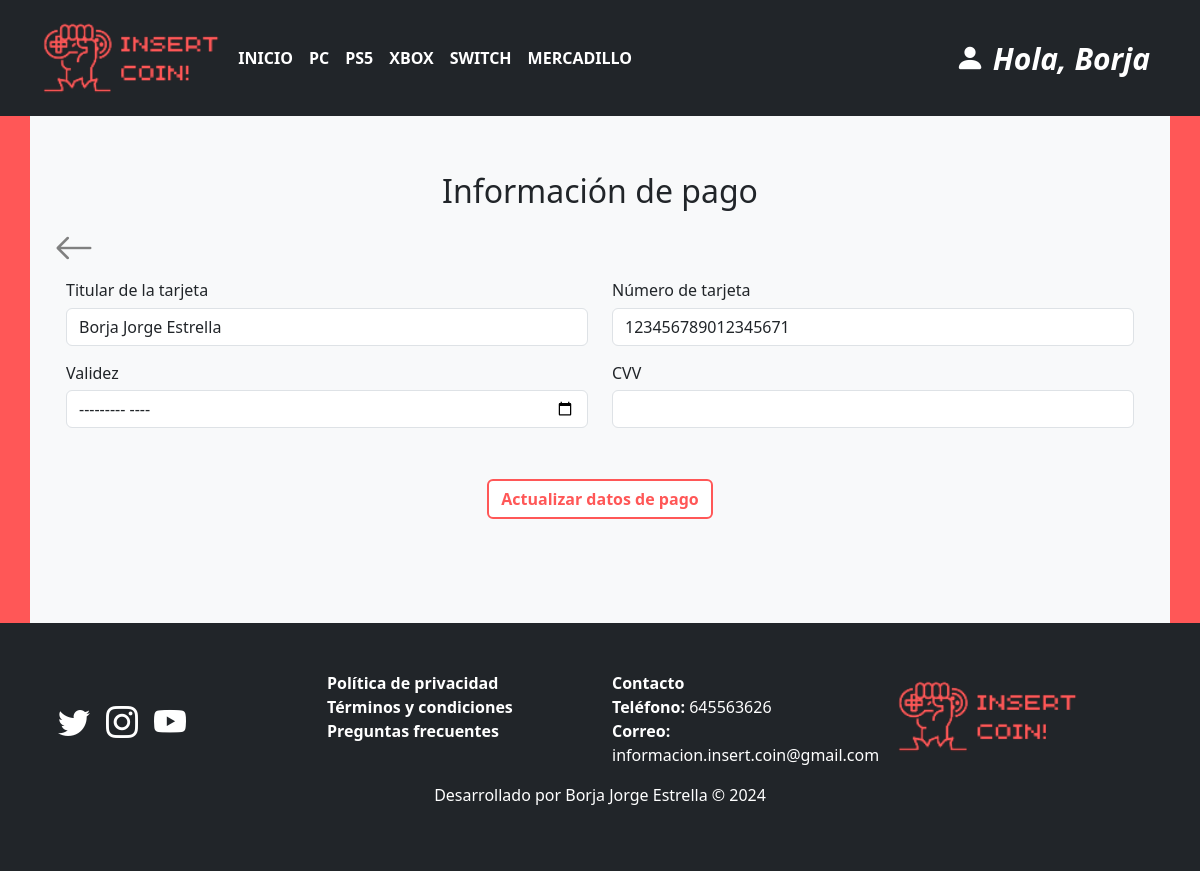
The app's page /usuario/datos_pago (signed in) with its own data.
### tables this page shows
CREATE TABLE `categoria_articulo` (
  `id` int(255) NOT NULL,
  `nombre` varchar(100) NOT NULL
);

CREATE TABLE `usuarios` (
  `id` int(255) NOT NULL,
  `nombre` varchar(100) NOT NULL,
  `apellidos` varchar(255) DEFAULT NULL,
  `email` varchar(255) NOT NULL,
  `password` varchar(255) NOT NULL,
  `rol` varchar(20) DEFAULT NULL,
  `dni` varchar(10) DEFAULT NULL,
  `telefono` int(9) DEFAULT NULL,
  `provincia` varchar(255) DEFAULT NULL,
  `localidad` varchar(255) DEFAULT NULL,
  `direccion` varchar(255) DEFAULT NULL,
  `cp` int(10) DEFAULT NULL,
  `tarjeta` varchar(255) DEFAULT NULL,
  `titular_tarjeta` varchar(255) DEFAULT NULL,
  `validez_tarjeta` varchar(255) DEFAULT NULL,
  `cvv` varchar(255) DEFAULT NULL
);

### config/db.php (called while the page is built)
<?php
class Database{
    public static function connect(){
        $db = new mysqli('localhost', 'root', '', 'insert_coin');
        $db->query("SET NAMES 'utf8'");
        return $db;
    }
}

### helpers/utils.php (called while the page is built, shortened)
<?php
class Utils{
    public static function showCategorias(){
        require_once 'models/categoriaArticuloModelo.php';
        $categoria = new CategoriaArticulo();
        $categorias = $categoria->getAll();
        return $categorias;
    }
}

### models/categoriaArticuloModelo.php (called while the page is built, shortened)
<?php
class CategoriaArticulo{
    private $db;
    public function __construct(){
        $this->db = Database::connect();
    }
    public function getAll(){
        $categorias = $this->db->query("SELECT * FROM categoria_articulo;");
        return $categorias;
    }
}

### models/usuarioModelo.php (called while the page is built, shortened)
<?php
class Usuario{
    private $db;
    public function __construct(){
        $this->db = Database::connect();
    }
    public function getDatosPago(){
        $id=$_SESSION['identity']->id;
        $datosPago = $this->db->query("SELECT tarjeta, titular_tarjeta, validez_tarjeta, cvv FROM usuarios WHERE id = $id");
        return $datosPago->fetch_object();
    }
}

### views/usuario/datos_pago.php (the view, shortened to what this page needs)
<h2 class="text-center pt-5">Información de pago</h2>
<a href="<?=base_url?>usuario/miPerfil" class="flechaAtras "><i class="bi bi-arrow-left"></i></a>
<div class="row form-container mt'4">
    <div class="col-md-12 mx-auto">
        <form action="<?=base_url?>usuario/savePago" method="POST" class="form-group" id="formularioDatosPago">
            <div class="row d-flex">
                <div class="col-md-6">
                    <div class="form-group">
                        <label for="titular">Titular de la tarjeta</label>
                        <input type="text" name="titular" class="form-control" required
                            value="<?= $usuario->titular_tarjeta?>" id="titularTarjeta">
                    </div>
                </div>
                <div class="col-md-6">
                    <div class="form-group">
                        <label for="tarjeta">Número de tarjeta</label>
                        <input type="text" name="tarjeta" class="form-control" required value="<?= $usuario->tarjeta?>"
                            id="numeroTarjeta">
                    </div>
                </div>
            </div>
            <div class="row d-flex">
                <div class="col-md-6">
                    <div class="form-group">
                        <label for="validezTarjeta">Validez</label>
                        <input type="month" name="validezTarjeta" class="form-control"
                            value="<?= $usuario->validez_tarjeta?>" id="validezTarjeta">
                    </div>
                </div>
                <div class="col-md-6">
                    <div class="form-group">
                        <label for="cvv">CVV</label>
                        <input type="password" name="cvv" class="form-control" required id="cvvTarjeta">
                    </div>
                </div>
            </div>
            <div class="text-center mt-4 pb-5">
                <input type="submit" value="Actualizar datos de pago" class="btn btn-primary boton">
            </div>
        </form>
    </div>
</div>

### views/layout/header.php (shortened to what this page needs)
<!DOCTYPE html>
<html lang="es">
<head>
    <link href="https://cdn.jsdelivr.net/npm/bootstrap@5.3.0-alpha3/dist/css/bootstrap.min.css" rel="stylesheet">
    <link rel="stylesheet" href="<?= base_url ?>assets/css/styles.css">
    <link rel="stylesheet" href="https://cdn.jsdelivr.net/npm/bootstrap-icons@1.5.0/font/bootstrap-icons.css">
</head>
<body>
    <header>
        <nav class="navbar navbar-expand-lg navbar-dark bg-dark fixed-top">
            <div class="container">
                <a class="navbar-brand <?php if (empty($_GET['controller']) && empty($_GET['action'])) ; ?>" href="<?= base_url ?>"><img src="<?= base_url ?>assets/img/insert.png" alt="" class="logoHeader"></a>
                <?php $categorias = Utils::showCategorias();?>
                <div class="collapse navbar-collapse barraNavegacion" id="navbarNav">
                    <ul class="navbar-nav me-auto">
                        <li class="nav-item">
                            <a class="nav-link <?php if (empty($_GET['controller']) && empty($_GET['action'])) echo 'active'; ?>" href="<?= base_url ?>">INICIO</a>
                        </li>
                        <?php while ($cat = $categorias->fetch_object()): ?>
                            <li class="nav-item">
                            <a class="nav-link <?php if (isset($_GET['controller']) && $_GET['controller'] == 'categoriaArticulo' && $_GET['action'] == 'ver' && $_GET['id'] == $cat->id) echo 'active'; ?>" href="<?= base_url ?>categoriaArticulo/ver&id=<?= $cat->id ?>"><?= $cat->nombre ?></a>
                            </li>
                        <?php endwhile; ?>
                        <li class="nav-item">
                            <a class="nav-link <?php if ((isset($_GET['controller']) && $_GET['controller'] == 'producto') && (!isset($_GET['action']) || $_GET['action'] == 'index')) echo 'active'; ?>" href="<?= base_url ?>producto/index">MERCADILLO</a>
                        </li>
                    </ul>
                    <?php  if(isset($_SESSION['admin']) && Utils::isAdmin()): ?>
                        <ul class="navbar-nav ms-auto">
                            <li class="nav-item dropdown">
                                <a class="nav-link dropdown" href="#" id="navbarDarkDropdownMenuLink" role="button" data-bs-toggle="dropdown" aria-expanded="false">
                                    <i class="bi bi-tools login hola"><h7> Hola, <?= $_SESSION['identity']->nombre ?></h7></i>
                                    <ul class="dropdown-menu dropdown-menu-dark dropdown-menu-end" aria-labelledby="navbarDarkDropdownMenuLink">
                                        <li><a class="dropdown-item" href="<?=base_url?>articulo/gestion">Gestión de artículos</a></li>
                                        <li><a class="dropdown-item" href="<?=base_url?>producto/gestionAdmin">Gestión de mercadillo</a></li>
                                        <li><a class="dropdown-item" href="<?=base_url?>usuario/gestion">Gestión de usuarios</a></li>
                                        <li><hr class="dropdown-divider"></li>
                                        <li><a class="dropdown-item" href="<?=base_url?>usuario/logout" id="cerrarSesion">Cerrar sesión</a></li>
                                    </ul>
                                </a>
                            </li>
                        </ul>
                    <?php elseif(isset($_SESSION['identity'])): ?>
                        <ul class="navbar-nav ms-auto">
                            <li class="nav-item dropdown">
                                <a class="nav-link dropdown" href="#" id="navbarDarkDropdownMenuLink" role="button" data-bs-toggle="dropdown" aria-expanded="false">
                                    <i class="bi bi-person-fill login"><h7> Hola, <?= $_SESSION['identity']->nombre ?></h7></i>
                                </a>
                            </li>
                        </ul>
                    <?php endif; ?>
                </div>
            </div>
        </nav>
    </header>
    <main>
        <div class="container containerPrincipal bg-light mt-5 p-4">

### assets/css/styles.css (style rules this page uses)
.nav-item a { font-weight: bold; color: white; }
.navbar-nav a { font-weight: bold; color: white; }
.barraNavegacion { margin-left: 2%; }
.login { font-size: 30px; }
.navbar-nav { --bs-nav-link-padding-x: unset !important; --bs-nav-link-padding-y: unset !important; }
main { margin-top: 100px; }
img { width: 120%; }
:root { --mi-color: #ff5757; }
body { background-color: var(--mi-color); }
body { height: 100%; }
.containerPrincipal { min-height: 62.7vh; }
main { min-height: 300px; }
a { text-decoration: none; color: inherit; }
.flechaAtras { font-size: 40px; color: grey; }
.mt-5 { margin-top: 5rem !important; }
.form-container { max-width: 100% !important; }
.form-container { max-width: 70%; margin: 0 auto; }
.form-container input { margin-bottom: 3%; margin-top: 1%; }
.boton { background-color: white !important; border: 2px solid #ff5757; color: #ff5757; font-weight: bold; }

### records on screen
categoria_articulo: nombre "PC"
categoria_articulo: nombre "PS5"
categoria_articulo: nombre "XBOX"
categoria_articulo: nombre "SWITCH"
usuarios: titular "Borja Jorge Estrella", tarjeta "123456789012345671"

### other values on screen
$_SESSION['identity']->nombre "Borja"
